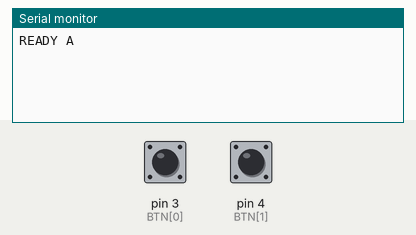
This sketch was run on a simulated Arduino Uno, built with avr-gcc and run on an emulated ATmega328P. Parts: the last lines printed to the serial monitor. The test bench sets the inputs (shaded band); at power-on: pin 3 (BTN[0]) HIGH, pin 4 (BTN[1]) HIGH.

Above: at 2.4 s.
2.5 s: pin 3 (BTN[0]) pulled LOW for 0.15 s
At 3.8 s:
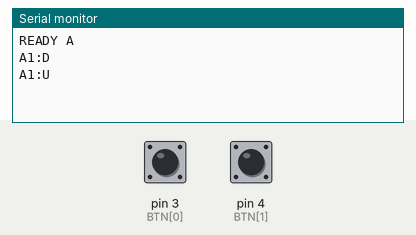
4.1 s: pin 4 (BTN[1]) pulled LOW for 0.15 s
At 4.24 s:
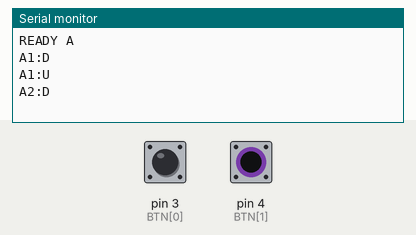

The sketch:

esp32-button-usb-A.ino
```cpp
/*
 * 人机辩论赛 · 抢话按钮（USB 串口版）· 两块板通用
 * ============================================================
 * 两块板烧同一份程序，只改下面一行 #define BOARD：
 *   正方那块 → #define BOARD 'A'
 *   反方那块 → #define BOARD 'B'
 *   （想用一块板接四个按钮 → #define BOARD '4'）
 *
 * 接线（沿用你的引脚，全部避开 C3 的 USB 差分线）：
 *   BTN1 = GPIO3    BTN2 = GPIO4    BTN3 = GPIO5    BTN4 = GPIO10
 *   每个按钮：一端接该 GPIO，另一端接 GND（内部上拉，按下读到 LOW）
 *
 * ★ 为什么绝对不能用 GPIO18：
 *   ESP32-C3 的 GPIO18 = USB D-，GPIO19 = USB D+。
 *   一旦 pinMode(18, OUTPUT) 并拉低，USB 立刻断掉，
 *   症状就是「按住 BOOT 能连、一按 RST 电脑里就找不到板子」。
 * ★ GPIO9 是 BOOT 键：做按钮也能读，但按下时再复位会进下载模式，不建议。
 *
 * 与大屏网页的协议（115200，每行一条，\n 结尾）：
 *   板上报： A1:D / A1:U      板号+按钮号 : 按下 / 松开
 *            READY A          上电握手
 *            A:BEAT           每 5 秒心跳（确认链路活着）
 *            A:PONG           回应电脑的 A:PING
 *   电脑发： A:BUZZ / A:HINT   （本板无蜂鸣器/LED，忽略即可）
 *
 * 用法：
 *   1) 打开 https://120.48.43.211/debate/time/ （必须 https，Web Serial 才可用）
 *   2) 点「连接开发板（可连两块）」，选第一块 → 再点一次选第二块
 *   3) 按下按钮，大屏对应辩位的灯就会亮
 *
 * 编译：开发板选 "ESP32C3 Dev Module"，USB CDC On Boot = Enabled
 */

#define BOARD        'A'    // ★ 正方填 'A'，反方填 'B'，一板四键填 '4'
#define HAS_BUZZER   0      // 1=接了蜂鸣器（接 GPIO0 或 1，别用 18/19）
#define HAS_LED      0      // C3 各板 LED 引脚不同，默认关；确认自己板子的脚后再开

const int BTN[4] = { 3, 4, 5, 10 };     // 沿用你的接线；第 5 个 GPIO9 是 BOOT 键，未纳入
const unsigned long DEBOUNCE_MS = 15;
const unsigned long BEAT_MS     = 5000;

const int btnCount = (BOARD == '4') ? 4 : 2;
bool lastRead[4];
bool stable[4];
unsigned long tEdge[4];
unsigned long lastBeat = 0;
String rxLine = "";

void report(int i, bool down) {
  Serial.print(BOARD);
  Serial.print(i + 1);
  Serial.print(':');
  Serial.println(down ? "D" : "U");
}

void setup() {
  Serial.begin(115200);
  delay(1200);                    // 等 USB 枚举完成，避免开头几行握手丢失

  for (int i = 0; i < btnCount; i++) {
    pinMode(BTN[i], INPUT_PULLUP);   // INPUT_PULLUP，按下接 GND → LOW
    lastRead[i] = HIGH;
    stable[i]   = false;
    tEdge[i]    = 0;
  }

  Serial.print("READY ");
  Serial.println(BOARD);
  lastBeat = millis();
}

void handleCommand(String s) {
  s.trim();
  if (!s.length()) return;

  if (s.endsWith("PING")) {              // 链路自检：任何板都回
    Serial.print(BOARD);
    Serial.println(":PONG");
    return;
  }

  char head = s.charAt(0);
  bool mine = (head == BOARD) || (head != 'A' && head != 'B' && head != '4');
  if (!mine) return;

  /* 本板没有蜂鸣器 / 板载 LED，BUZZ、HINT 收到后无需动作 */
}

void loop() {
  /* ---- 按钮去抖 + 上报 ---- */
  for (int i = 0; i < btnCount; i++) {
    bool raw = digitalRead(BTN[i]);
    if (raw != lastRead[i]) {
      lastRead[i] = raw;
      tEdge[i] = millis();
    } else if (millis() - tEdge[i] >= DEBOUNCE_MS) {
      bool pressed = (raw == LOW);
      if (pressed != stable[i]) {
        stable[i] = pressed;
        report(i, pressed);
      }
    }
  }

  /* ---- 心跳：大屏据此确认板子还活着 ---- */
  if (millis() - lastBeat >= BEAT_MS) {
    lastBeat = millis();
    Serial.print(BOARD);
    Serial.println(":BEAT");
  }

  /* ---- 接收电脑指令 ---- */
  while (Serial.available()) {
    char c = Serial.read();
    if (c == '\n' || c == '\r') {
      if (rxLine.length()) { handleCommand(rxLine); rxLine = ""; }
    } else if (rxLine.length() < 40) {
      rxLine += c;
    }
  }
}
```

Measured:
- after the input at 2.5 s, the serial monitor: prints a new line at once (image 1)
- after the input at 4.1 s, the serial monitor: prints a new line at once (image 2)
